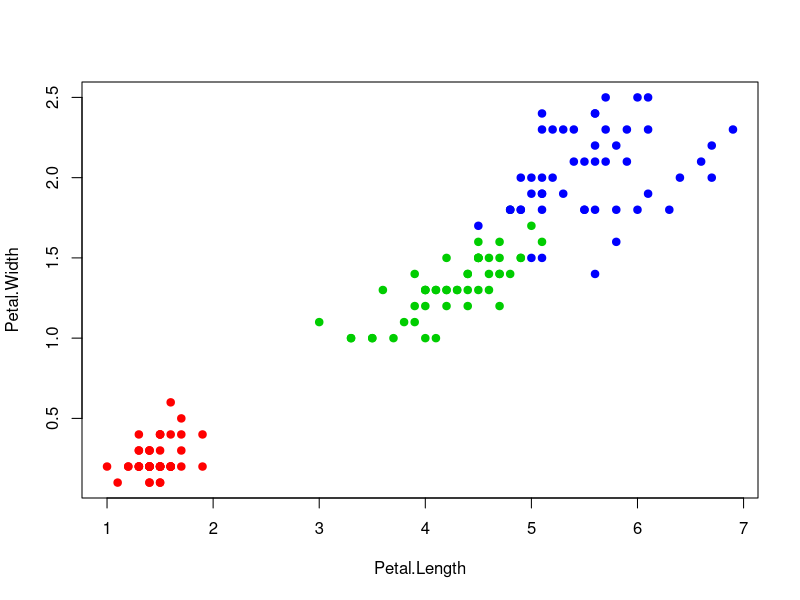
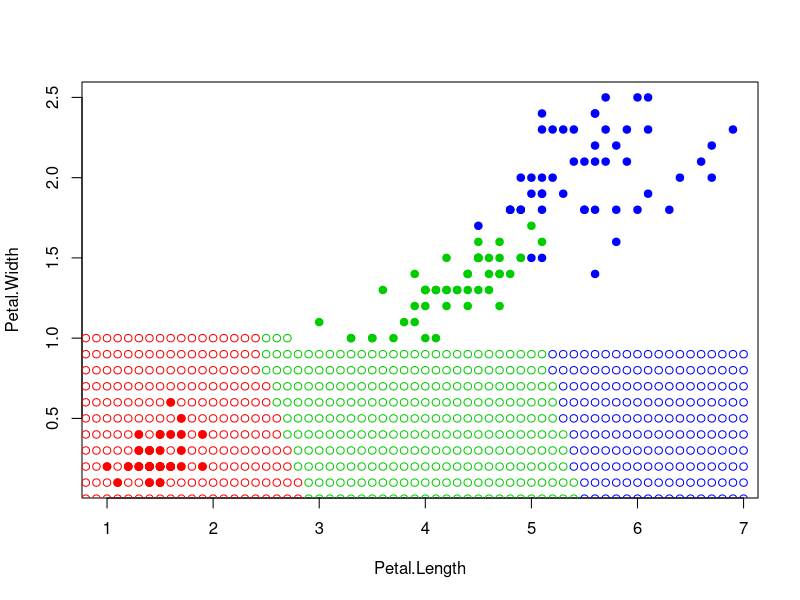

Source code (R) for these figures, in order: (Note: a time limit stopped this script after it produced the figures.)
## Евклидово расстояние
euclideanDistance <- function(u, v)# u-первая координата, v-вторая(параметры фунцкии расстояния) 
{
  sqrt(sum((u - v)^2)) # корень от(суммы(sum) квадратов разностей координат двух точек)
}

# присваиваем цвета: каждому классу-соответствующий
colors <- c("setosa" = "red", "versicolor" = "green3", "virginica" = "blue")

# инициализация выборки ирисов
iris30 = iris[sample(c(1:150), replace=FALSE), 3:5] #3 колонка - длина лепестка, 4 - ширина лепестка, 5 - класс ириса

# отрисовка выборки ирисов
plot(iris30[, 1:2], pch = 21, bg = colors[iris30$Species], col = colors[iris30$Species]) #1 колонка - длина, 2 - ширина лепестка
xl <- iris30[, 1:3] #1 колонка - длина, 2 - ширина лепестка, 3 - класс ириса


## Сортируем объекты согласно расстояния до объекта z()
sortObjectsByDist <- function(xl, z, metricFunction = euclideanDistance) #параметры функции сортировки: ирис, точка, функция расстояния
{
  # определяем размерность выборки xl, [1]-строки, [2]-столбцы
  l <- dim(xl)[1] # количество строк, они равны числу ирисов
  n <- dim(xl)[2] - 1 # количество столбцов(здесь размеры лепестков ирисов), -1, так как последний столбец - это класс
  
  ## Создаём матрицу расстояний
  distances <- matrix(NA, l, 2) # l - это кол-во строк, 2 - это кол-во стобцов; NA значит, что матрица создаётся сначала пустой
  
  for (i in 1:l) #i варьируется от 1 до l, а l у нас 150, как ирисов
  {
    # в i-ою строку distances, во все столбцы(можно было написать 1:2) инициализируется:
    distances[i, ] <- c(i, metricFunction(xl[i, 1:n], z)) # расстояние от ириса i до точки z
    # в первом столбце i - номер ириса, во втором - metricFunction(расстояние до него от точки z)
  }
  ## Сортируем
  orderedXl <- xl[order(distances[, 2]), ] # отсортированная выборка по расстояниям
  # order сортирует выборку, используя все строки и второй столбец ditances,
  # в котором хранятся расстояния от ирисов, до каждой точки z.!После запятой все столбцы(они же параметры ирисов)
  return (orderedXl);
}



## Применяем метод kNN
kNN <- function(xl, z, k, q)
{
  ## Сортируем выборку согласно классифицируемого объекта
  orderedXl <- sortObjectsByDist(xl, z)
  #3 столбец orderedXl содержит класс
  v1 <- c('setosa', 'versicolor', 'virginica') #создаём вектор с именами классов
  v2 <- c(0,0,0) #создаём пустой вектор
  
  for(i in 1:k){ 
    orderedXl[i, 4] = q^i #для первых k соседей каждой точки присваивается вес(в 4 столбец)(каждому соседу)
  }
  #4 столбец orderedXl содержит вес
  
  classes <- orderedXl[1:k, 3:4]
  #classes содержит класс и вес первых k соседей каждой точки

  
  v2[1]=sum(classes[classes$Species=='setosa', 2])
  #суммируем величины 2го столбца, где вес для сетосы, аналогично другие
  v2[2]=sum(classes[classes$Species=='versicolor', 2])
  v2[3]=sum(classes[classes$Species=='virginica', 2])
  
  gen <- cbind(v1,v2) #объединим векторы v1 и v2
  class <- v1[which.max(v2)]
  #which.max возвращает порядковый номер элемента объекта с максимальным значением
  #таким образом в class попадает индекс класса(где вес максимален)
  return (class) 
  
}


## Рисуем выборку
colors <- c("setosa" = "red", "versicolor" = "green3", "virginica" = "blue")
plot(iris[, 3:4], pch = 21, bg = colors[iris$Species], col = colors[iris$Species])


## Классификация одного заданного объекта
for (ytmp in seq(0, 3, by=0.1)){
  for (xtmp in seq(0, 7, by=0.1)){
    
    z <- c(xtmp, ytmp)
    xl <- iris[, 3:5]
    class <- kNN(xl, z, k=6, q=0.8)
    points(z[1], z[2], pch = 1, col = colors[class]) #красит точку в цвет опред. класса
  }
}
